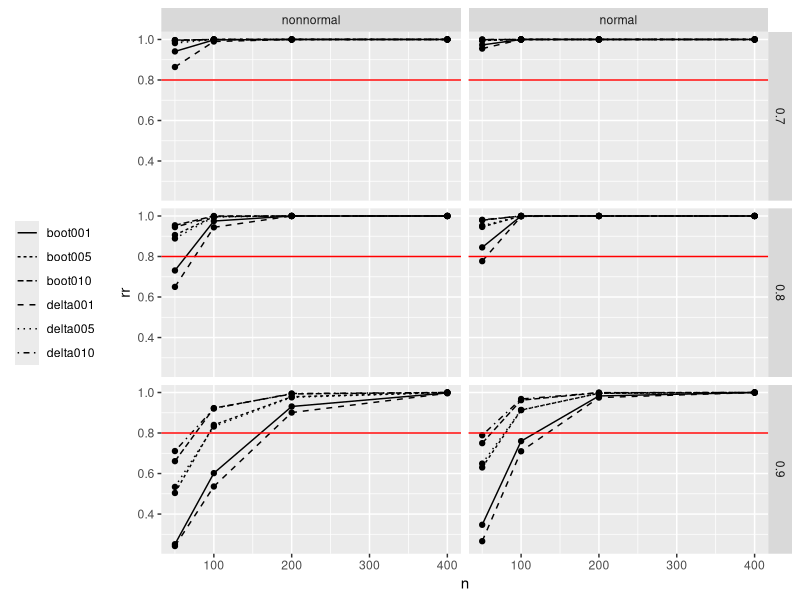
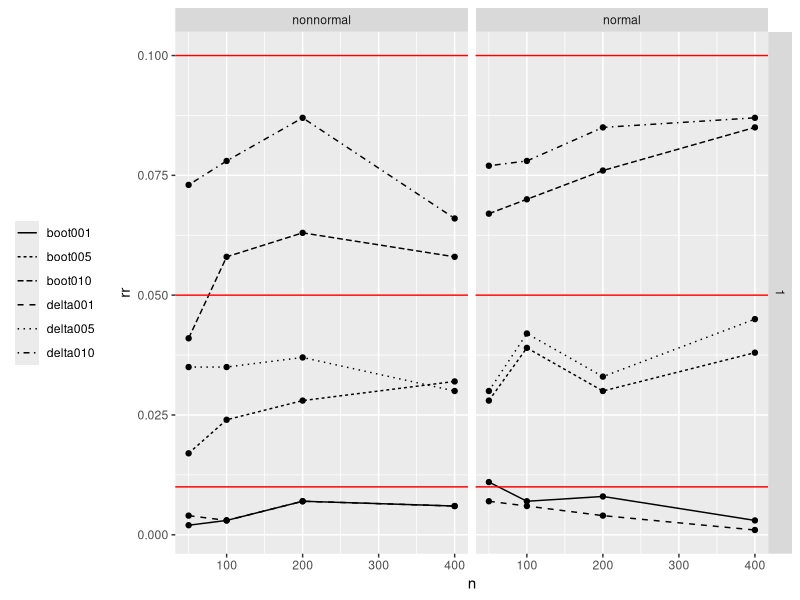

Source code (R) for these figures, in order:
library(ggplot2)
library(gridExtra)
library(dplyr)
library(tidyr)

normalsim <- read.csv2("normalsim.csv")
normalsimag <- read.csv2("normalsimag.csv")

nonnormalsim <- read.csv2("nonnormalsim.csv")
nonormalsimag <- read.csv2("nonnormalsimag.csv")


normalsim$data <- "normal"
normalsimag$data <- "normal"
nonnormalsim$data <- "nonnormal"
nonormalsimag$data <- "nonnormal"



simdata <- rbind(normalsim, nonnormalsim)
simdataag <- rbind(normalsimag, nonormalsimag)

simdataag_long <- simdataag %>%
  pivot_longer(
    cols = starts_with("rr"),    # alle Spalten, die mit "RR_" beginnen
    names_to = "Method",       # neue Spalte für die Nummern
    values_to = "rr",             # neue Spalte für die Werte
    names_prefix = "rr"          # entfernt "RR_" aus den Werten in RR_nummer
  )


ggplot(simdataag_long[simdataag_long$correlation != 1,], aes(n, rr)) + 
  geom_line(aes(linetype = as.factor(Method))) + 
  geom_point() + facet_grid(cols = vars(data), rows = vars(correlation), labeller = label_parsed)  + 
  geom_hline(yintercept = c( 0.8), color = "red") + 
  theme(legend.position="left", legend.title=element_blank())


ggplot(simdataag_long[simdataag_long$correlation == 1,], aes(n, rr)) + 
  geom_line(aes(linetype = as.factor(Method))) + 
  geom_point() + facet_grid(cols = vars(data), rows = vars(correlation), labeller = label_parsed)  + 
  geom_hline(yintercept = c(0.01, 0.05, 0.10), color = "red") + 
  theme(legend.position="left", legend.title=element_blank())
